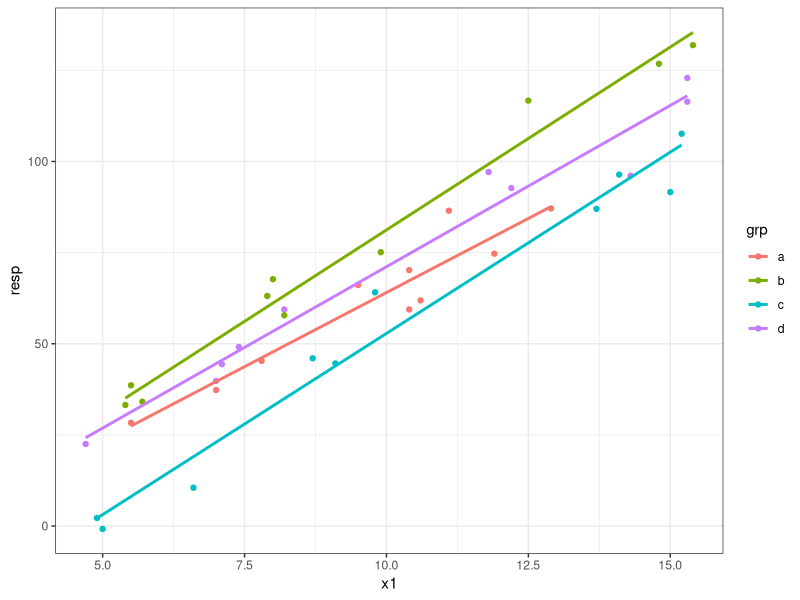
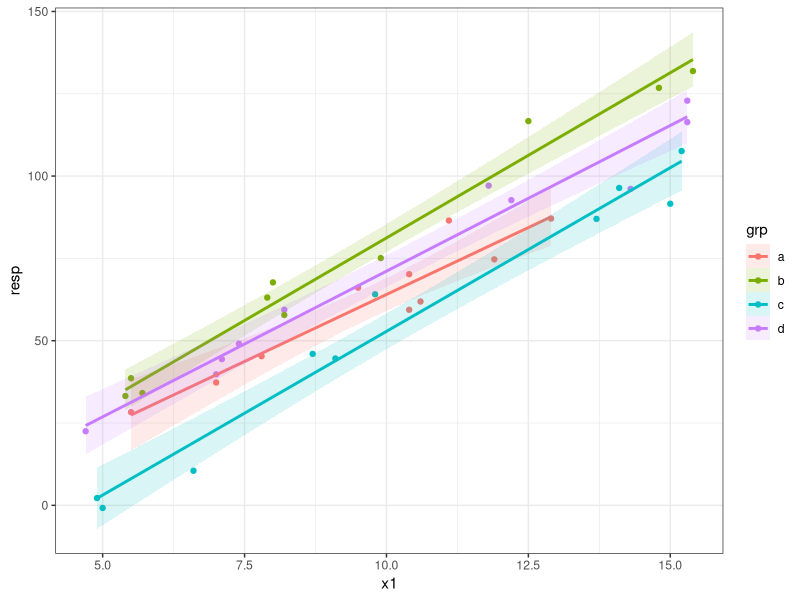
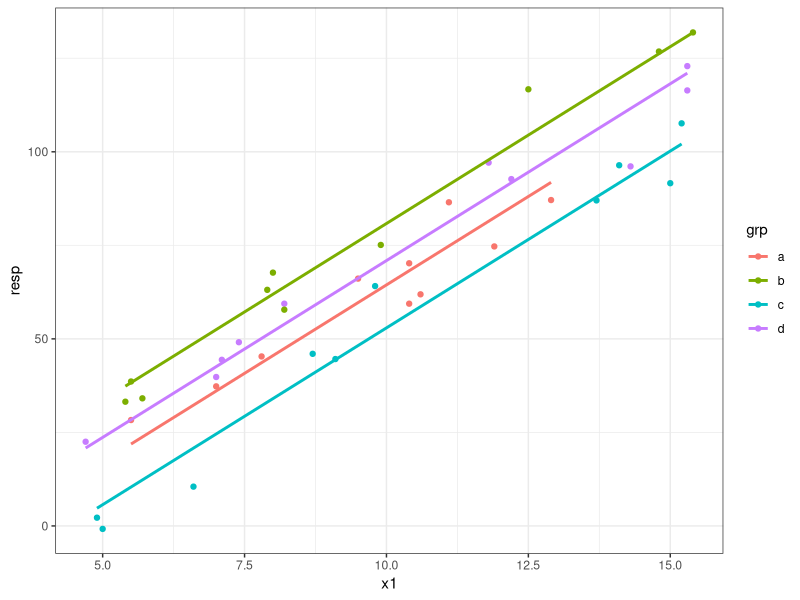
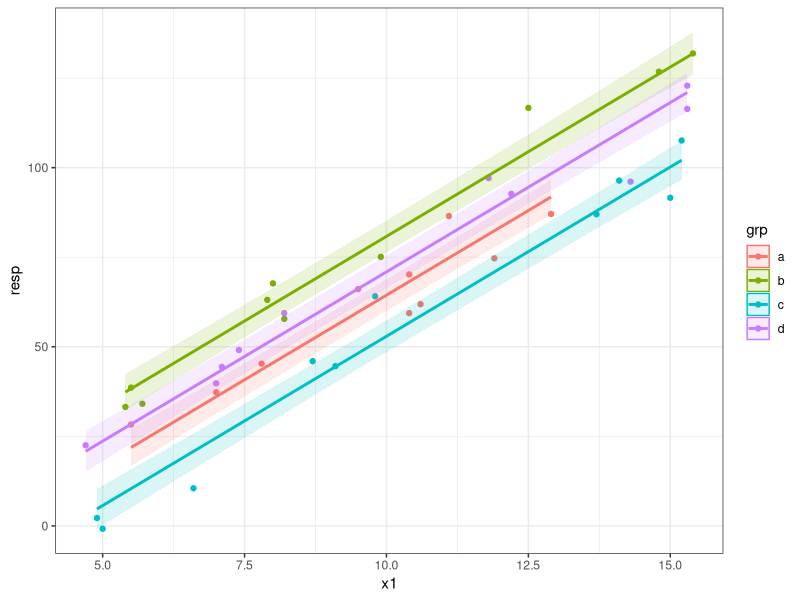
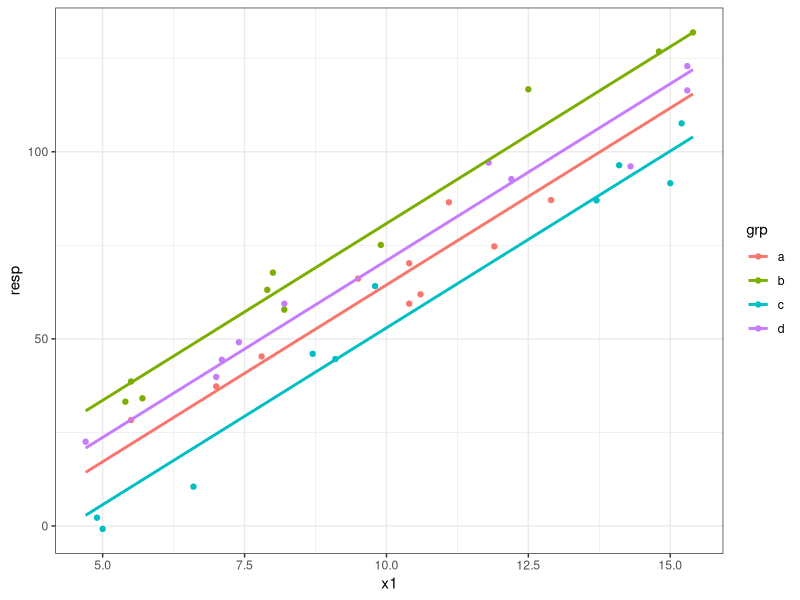
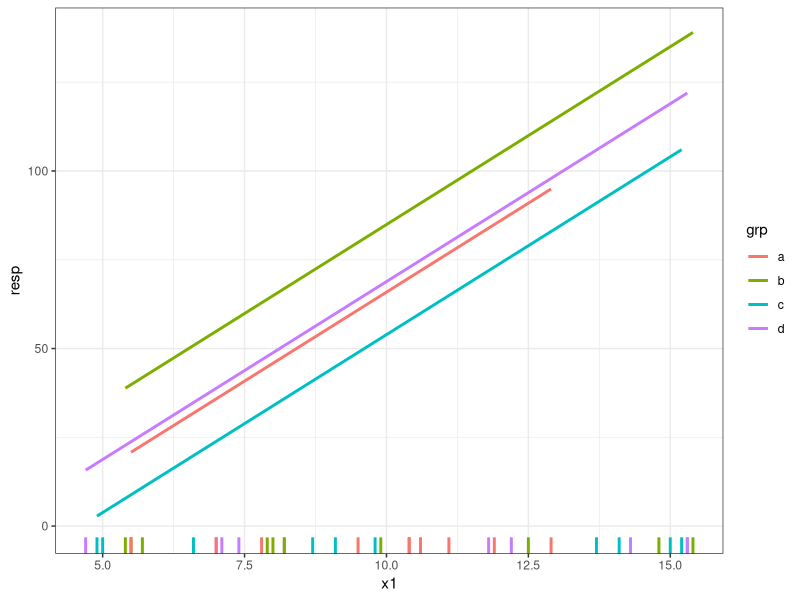
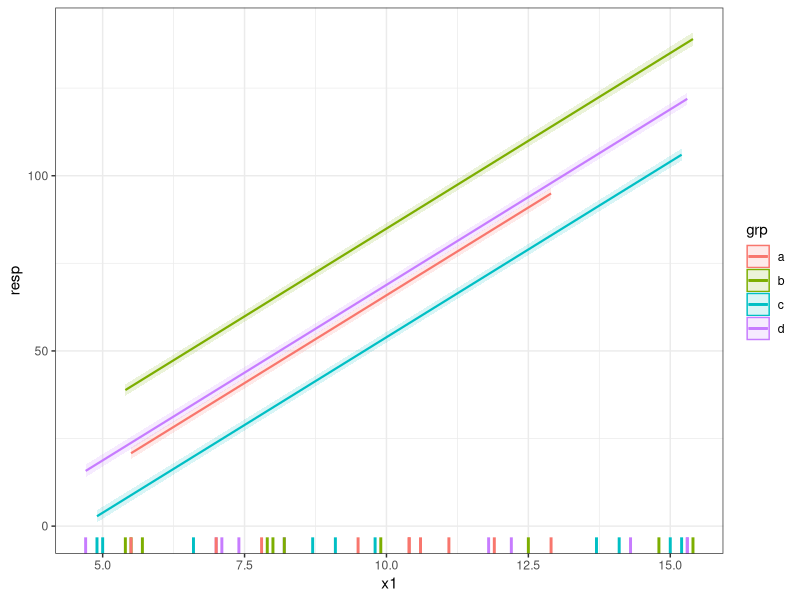

Reproduce these figures in R, in order.
library(nlme) # v. 3.1-137
library(ggplot2) # v. 3.1.0


theme_set(theme_bw())


dat = structure(list(block = structure(c(1L, 1L, 1L, 1L, 2L, 2L, 2L, 
2L, 3L, 3L, 3L, 3L, 4L, 4L, 4L, 4L, 5L, 5L, 5L, 5L, 6L, 6L, 6L, 
6L, 7L, 7L, 7L, 7L, 8L, 8L, 8L, 8L, 9L, 9L, 9L, 9L, 10L, 10L, 
10L, 10L), .Label = c("A", "B", "C", "D", "E", "F", "G", "H", 
"I", "J"), class = "factor"), grp = structure(c(1L, 2L, 3L, 
4L, 1L, 2L, 3L, 4L, 1L, 2L, 3L, 4L, 1L, 2L, 3L, 4L, 1L, 2L, 3L, 
4L, 1L, 2L, 3L, 4L, 1L, 2L, 3L, 4L, 1L, 2L, 3L, 4L, 1L, 2L, 3L, 
4L, 1L, 2L, 3L, 4L), .Label = c("a", "b", "c", "d"), class = "factor"), 
    x1 = c(11.1, 7.9, 6.6, 7.1, 10.6, 8, 9.8, 8.2, 9.5, 5.4, 
    15, 15.3, 10.4, 5.5, 9.1, 15.3, 12.9, 9.9, 5, 7.4, 10.4, 
    8.2, 14.1, 4.7, 11.9, 12.5, 8.7, 7, 5.5, 5.7, 13.7, 11.8, 
    7, 14.8, 4.9, 14.3, 7.8, 15.4, 15.2, 12.2), x2 = c(109.9, 
    149.2, 187.4, 124.1, 190.7, 145, 110.1, 114.1, 119.9, 163.8, 
    192.7, 158.3, 180.5, 127.7, 133.1, 137.5, 167.8, 181.8, 156.4, 
    109.7, 143.9, 194.2, 139.1, 112.4, 194, 125.7, 127, 149.1, 
    117.8, 170.4, 167.3, 101.1, 128, 157.8, 139.7, 193.6, 121.1, 
    161.1, 112, 137.3), resp = c(86.5, 63.1, 10.5, 44.4, 61.9, 
    67.7, 64.1, 59.4, 66.1, 33.2, 91.6, 116.4, 59.4, 38.6, 44.6, 
    122.9, 87.1, 75.1, -0.8, 49.1, 70.2, 57.8, 96.4, 22.5, 74.7, 
    116.7, 46, 39.8, 28.3, 34.1, 87, 97.1, 37.3, 126.8, 2.2, 
    96.1, 45.3, 131.9, 107.6, 92.7)), class = "data.frame", row.names = c(NA, 
-40L))

head(dat)


ggplot(dat, aes(x = x1, y = resp, color = grp) ) +
     geom_point() +
     geom_smooth(method = "lm", se = FALSE)


ggplot(dat, aes(x = x1, y = resp, color = grp) ) +
     geom_point() +
     geom_smooth(method = "lm", alpha = .15, aes(fill = grp))


methods("predict")


fitlm = lm(resp ~ grp + x1, data = dat)

dat$predlm = predict(fitlm)


ggplot(dat, aes(x = x1, y = resp, color = grp) ) +
     geom_point() +
     geom_line(aes(y = predlm), size = 1)


predslm = predict(fitlm, interval = "confidence")
head(predslm)


datlm = cbind(dat, predslm)
head(datlm)


ggplot(datlm, aes(x = x1, y = resp, color = grp) ) +
     geom_point() +
     geom_ribbon( aes(ymin = lwr, ymax = upr, fill = grp, color = NULL), alpha = .15) +
     geom_line( aes(y = fit), size = 1)


head( seq(min(dat$x1), max(dat$x1), by = .1) )


newdat = expand.grid(x1 = seq(min(dat$x1), max(dat$x1), by = .1),
                     grp = unique(dat$grp) )


newdat$predlm = predict(fitlm, newdata = newdat)


ggplot(dat, aes(x = x1, y = resp, color = grp) ) +
     geom_point() +
     geom_line(data = newdat, aes(y = predlm), size = 1)


fitlme = lme(resp ~ grp + x1 + x2, 
             random = ~1|block,
             data = dat)


newdat.lme = data.frame(grp = dat$grp,
                        x1 = dat$x1,
                        x2 = median(dat$x2) )
head(newdat.lme)


newdat.lme$predlme = predict(fitlme, newdata = newdat.lme, level = 0)


ggplot(dat, aes(x = x1, y = resp, color = grp) ) +
     geom_rug(sides = "b", size = 1) +
     geom_line(data = newdat.lme, aes(y = predlme), size = 1)


des = model.matrix(formula(fitlme)[-2], newdat.lme)


predvar = diag( des %*% vcov(fitlme) %*% t(des) )


newdat.lme$lower = with(newdat.lme, predlme - 2*sqrt(predvar) )
newdat.lme$upper = with(newdat.lme, predlme + 2*sqrt(predvar) )


ggplot(dat, aes(x = x1, y = resp, color = grp) ) +
     geom_rug(sides = "b", size = 1) +
     geom_ribbon(data = newdat.lme, aes(y = NULL, ymin = lower, ymax = upper, 
                                        color = NULL, fill = grp),
                 alpha = .15) +
          geom_line(data = newdat.lme, aes(y = predlme), size = .75)
